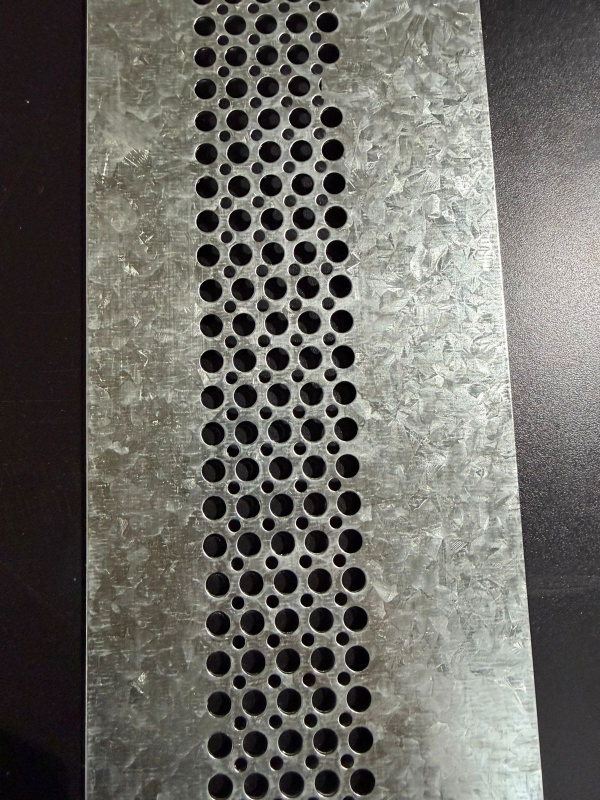
#> input picture data/input/modeloA_NOK_1missing.jpg, 1200 x 1600 px (shown at 1/2 size); its folder holds only this picture in this run
$ python -i edge_centering.py   (imports and definitions only)
#> lines starting #> are read from the running program, lines starting #| are printed output that depends on the picture
"""
Detects the left and right edges of the metal sheet and measures whether
the hole pattern is centered between them.

When a ROI is provided (the common case), edges are detected using narrow
search windows around the ROI boundaries in the FULL-FRAME image, where the
backlights are visible. A gradient-based approach (bright->dark for the left
edge, dark->bright for the right) locates the actual metal-to-backlight
transition per horizontal band.

When no ROI is given, falls back to column-profile threshold detection on
whatever image is passed (legacy path, works when backlight is in frame).

All coordinates returned in CenteringResult are in ROI space (same space as
hole coordinates), so the drawing overlay works without extra transforms.

Edge detection strategy (with ROI):
  - Full frame divided into N_BANDS horizontal bands (only within ROI y-extent).
  - Per band, a narrow search window is taken from the full-frame R channel.
  - Rows downsampled DS for speed; column mean profile -> smoothed -> gradient.
  - Left: sharpest bright->dark drop; Right: sharpest dark->bright rise.
  - Per-band edge X is converted to ROI-relative before storing.
  - A robust line (sigma-clip polyfit) is fitted to per-band edge points.
  - The scalar left_x / right_x are evaluated at mid-height from that line.
"""
from __future__ import annotations

import logging
from dataclasses import dataclass, field
from typing import Optional, Sequence

import cv2
import numpy as np

logger = logging.getLogger(__name__)

_N_BANDS = 16
_MIN_RELIABLE_BANDS = 6

# Search window half-widths (px, full-frame coords) around ROI edges.
_LEFT_INNER  =  80   # how far inside  the ROI left  edge to search
_LEFT_OUTER  = 350   # how far outside the ROI left  edge to search
_RIGHT_INNER =  80   # how far inside  the ROI right edge to search
_RIGHT_OUTER = 350   # how far outside the ROI right edge to search

# Row downsampling factor for speed (4 = 4x fewer rows to average per band).
_DS = 4

# Smoothing kernel for column profile (small to preserve gradient magnitude).
_SMOOTH_K = 7

# Validación de candidato a borde por lados sostenidos (px de la ventana).
# El lado metal debe ser oscuro sostenido y el lado backlight brillante
# sostenido; agujeros del patrón y lavados de luz sobre el metal fallan
# ambas condiciones, el borde real las cumple siempre.
_RUN_PX  = 20   # largo de la corrida a promediar a cada lado
_RUN_GAP = 4    # separación entre el candidato y el inicio de la corrida
_RUN_MIN = 8    # mínimo de px disponibles para validar una corrida
_DARK_FRAC   = 0.25  # umbral lado oscuro:   dark + 0.25*rng
_BRIGHT_FRAC = 0.35  # umbral lado brillante: bright - 0.35*rng


@dataclass(frozen=True)
class CenteringResult:
    left_x: float           # left metal edge X  (px, ROI coords) -- fitted line at mid-height
    right_x: float          # right metal edge X (px, ROI coords)
    sheet_center_x: float   # midpoint between sheet edges
    holes_center_x: float   # mean X of detected holes
    offset_px: float        # margin_delta_px / 2  (+ = pattern shifted right)
    sheet_width_px: float   # right_x - left_x
    within_tol: bool        # |offset_px| <= tol_px  (always True when tol_px == 0)
    pattern_left_x: float   # min(hole.x - hole.r) -- left physical bound of detected pattern
    pattern_right_x: float  # max(hole.x + hole.r) -- right physical bound of detected pattern
    left_margin_px: float   # pattern_left_x - sheet_left_x
    right_margin_px: float  # sheet_right_x - pattern_right_x
    margin_delta_px: float  # left_margin_px - right_margin_px (>0 = pattern shifted right)

    # Per-band real measurement points in ROI coords (tuple of (x, y) sorted by y)
    left_edge_points: tuple = field(default_factory=tuple)
    right_edge_points: tuple = field(default_factory=tuple)
    pattern_left_points: tuple = field(default_factory=tuple)
    pattern_right_points: tuple = field(default_factory=tuple)

    # Per-band margin variation (std dev across bands, 0 if < 2 matched bands)
    left_margin_std: float = 0.0
    right_margin_std: float = 0.0

    # False if too few bands were detected to trust the measurement
    centering_reliable: bool = True

    # Slope of each edge line from vertical (degrees). 0° = perfectly vertical.
    # Positive = edge leans right as Y increases. Measured from per-band points.
    left_edge_slope_deg: float = 0.0
    right_edge_slope_deg: float = 0.0
    pattern_left_slope_deg: float = 0.0
    pattern_right_slope_deg: float = 0.0

    # Horizontal residuals of per-band SHEET EDGE points from a robust fitted line.
    # High values indicate camera/sheet vibration (frame image quality issue).
    # 0.0 when insufficient points (<3) for a line fit.
    chapa_zigzag_std_px: float = 0.0
    chapa_zigzag_max_px: float = 0.0

    # Horizontal residuals of per-band PATTERN (hole) edge points from a robust fitted line.
    # High values indicate pattern misalignment within the sheet (mechanical issue).
    # 0.0 when insufficient points (<3) for a line fit.
    pattern_zigzag_std_px: float = 0.0
    pattern_zigzag_max_px: float = 0.0

    # Horizontal residuals of per-band PATTERN CENTER (median X of all holes per band).
    # Catches internal zigzag that the outer-border metric misses.
    # 0.0 when insufficient points (<3) for a line fit.
    pattern_center_zigzag_std_px: float = 0.0
    pattern_center_zigzag_max_px: float = 0.0

    # Global pattern-vs-sheet alignment metrics. These catch abrupt large
    # shifts or tilts even when the pattern itself remains straight.
    pattern_sheet_slope_delta_left_deg: float = 0.0
    pattern_sheet_slope_delta_right_deg: float = 0.0
    pattern_sheet_slope_delta_max_deg: float = 0.0

    # Per-band real center lines in ROI coords (tuple of (x, y) sorted by y).
    # sheet_center_points: midpoint between left and right CHAPA edges per band.
    # pattern_center_points: midpoint between left and right PATRON bounds per band.
    # Both are polylines — if the sheet/pattern is tilted they will slant visibly.
    sheet_center_points: tuple = field(default_factory=tuple)
    pattern_center_points: tuple = field(default_factory=tuple)


# ----------------------------------------------------------------------
# Internal helpers
# ----------------------------------------------------------------------

# [208 lines left out: functions _sided_run_means, _find_edge_in_profile, _detect_sheet_edges_in_windows, not called in this run]


def _background_threshold(gray: np.ndarray, w: int) -> float:
    """Estimate metal-vs-background threshold from full-image column profile."""
    col_full = np.percentile(gray, 20, axis=0).astype(np.float32)
    k = max(5, w // 30)
    k = k + 1 if k % 2 == 0 else k
    col_smooth = cv2.GaussianBlur(col_full.reshape(1, -1), (k, 1), 0).ravel()
    bg_level = float(np.percentile(col_smooth, 95))
    return bg_level * 0.70


def _detect_edges_by_band(
    img_bgr: np.ndarray,
    n_bands: int = _N_BANDS,
) -> tuple[dict[int, tuple[float, float]], dict[int, tuple[float, float]]]:
    """Legacy band-based edge detection (threshold on column profile).

    Used only when no ROI is provided (roi=None path).
    """
    h, w = img_bgr.shape[:2]
    gray = cv2.cvtColor(img_bgr, cv2.COLOR_BGR2GRAY).astype(np.float32)
    metal_thresh = _background_threshold(gray, w)
    band_h = h / n_bands
    min_metal_cols = max(5, int(w * 0.05))

    left_dict:  dict[int, tuple[float, float]] = {}
    right_dict: dict[int, tuple[float, float]] = {}

    for i in range(n_bands):
        y0 = int(i * band_h)
        y1 = min(int((i + 1) * band_h), h)
        if y1 - y0 < 8:
            continue

        band = gray[y0:y1, :]
        col_pct = np.percentile(band, 20, axis=0).astype(np.float32)

        k_b = max(3, w // 60)
        k_b = k_b + 1 if k_b % 2 == 0 else k_b
        col_b = cv2.GaussianBlur(col_pct.reshape(1, -1), (k_b, 1), 0).ravel()

        metal_cols = np.where(col_b < metal_thresh)[0]
        if len(metal_cols) < min_metal_cols:
            continue

        cy = (y0 + y1) / 2.0
        left_dict[i]  = (float(metal_cols[0]),  cy)
        right_dict[i] = (float(metal_cols[-1]), cy)

    return left_dict, right_dict


# [314 lines left out: functions _iqr_filter_band_dict, _trim_y_extremes, _split_holes_into_y_rows, _robust_outer_column_centers, _pattern_bounds_by_band, _pattern_center_by_band and 3 more, not called in this run]


def _line_x_at_y(coeffs: tuple[float, float], y: float) -> float:
    return coeffs[0] * y + coeffs[1]


# ----------------------------------------------------------------------
# Public API
# ----------------------------------------------------------------------

# [290 lines left out: function compute_centering, not called in this run]

>>> import cv2
>>> picture = cv2.imread('../../data/input/modeloA_NOK_1missing.jpg')
#> picture is the input picture: shape (1600, 1200, 3); mean B, G, R 102.1, 107.8, 109.3
>>> result = _detect_edges_by_band(picture)
#> in _background_threshold, `col_full = np.percentile(gray, 20, axis=0).astype(np.float32)`: col_full = 1200 values, max 169 at index 967, min 6.8 at index 667, mean 66.22
#> in _background_threshold, `col_smooth = cv2.GaussianBlur(col_full.reshape(1, -1), (k, 1), 0).rave..`: col_smooth = 1200 values, max 165.8 at index 961, min 7.15 at index 666, mean 66.22
#> in _background_threshold, `bg_level = float(np.percentile(col_smooth, 95))`: bg_level = 154.5
#> in _detect_edges_by_band, `metal_thresh = _background_threshold(gray, w)`: metal_thresh = 108.1
#> the loop in _detect_edges_by_band, `for i in range(n_bands):` made 16 passes
#> pass 1, in _detect_edges_by_band, `band = gray[y0:y1, :]`:
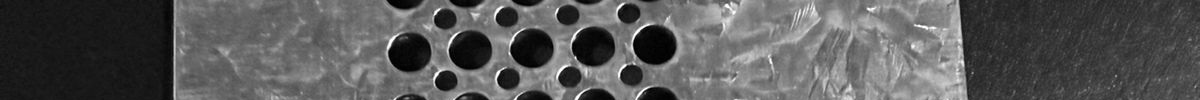
#> band: shape (100, 1200) float32; min 0, max 255, mean 88.6
#> pass 2, in _detect_edges_by_band, `band = gray[y0:y1, :]`:
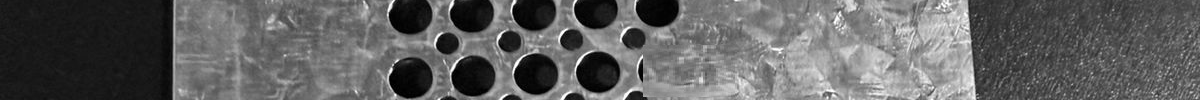
#> band: shape (100, 1200) float32; min 0, max 255, mean 96.8
#> pass 3, in _detect_edges_by_band, `band = gray[y0:y1, :]`:
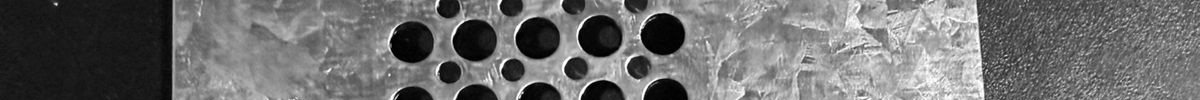
#> band: shape (100, 1200) float32; min 0, max 255, mean 110
#> after the loop in _detect_edges_by_band, `for i in range(n_bands):`:
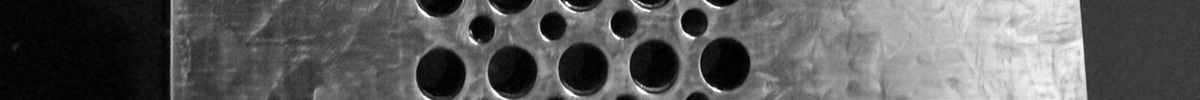
#> band: shape (100, 1200) float32; min 0, max 255, mean 92.1
#> after the loop in _detect_edges_by_band, `for i in range(n_bands):`: left_dict = 16 items

$ run again, on data/input/modeloB_NOK_1missing_R.jpg
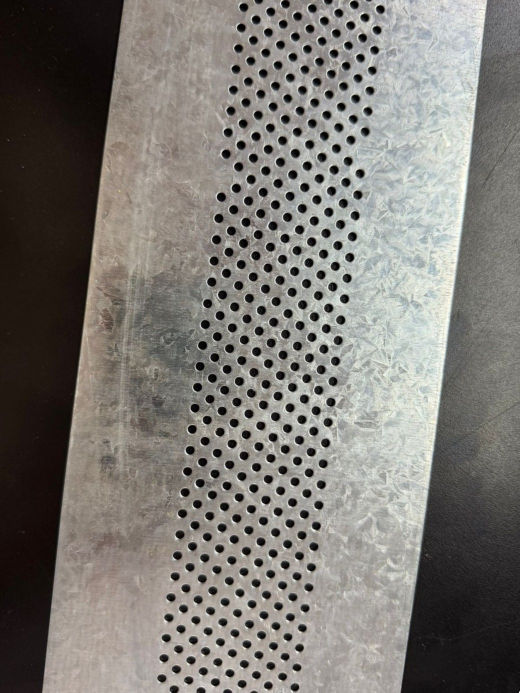
#> input picture data/input/modeloB_NOK_1missing_R.jpg, 1039 x 1385 px (shown at 1/2 size)
#> picture is the input picture: shape (1385, 1039, 3); mean B, G, R 115.4, 120.5, 123.8
#> col_full = 1039 values, max 176 at index 805, min 13 at index 101, mean 84.74
#> col_smooth = 1039 values, max 174.3 at index 808, min 13.77 at index 105, mean 84.74
#> bg_level = 167
#> metal_thresh = 116.9
#> the loop in _detect_edges_by_band, `for i in range(n_bands):` made 16 passes
#> pass 1, in _detect_edges_by_band, `band = gray[y0:y1, :]`:
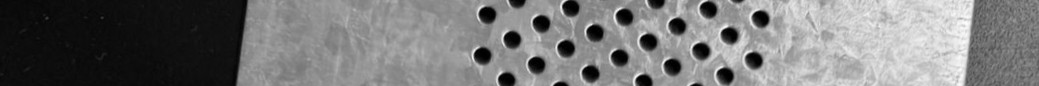
#> band: shape (86, 1039) float32; min 0, max 254, mean 118.8
#> after the loop in _detect_edges_by_band, `for i in range(n_bands):`:
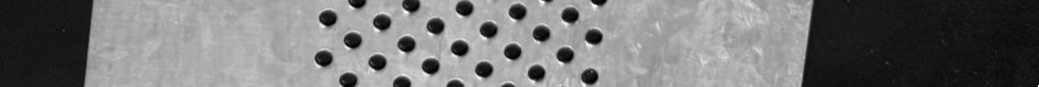
#> band: shape (87, 1039) float32; min 0, max 254, mean 117.5
#> after the loop in _detect_edges_by_band, `for i in range(n_bands):`: left_dict = 16 items
